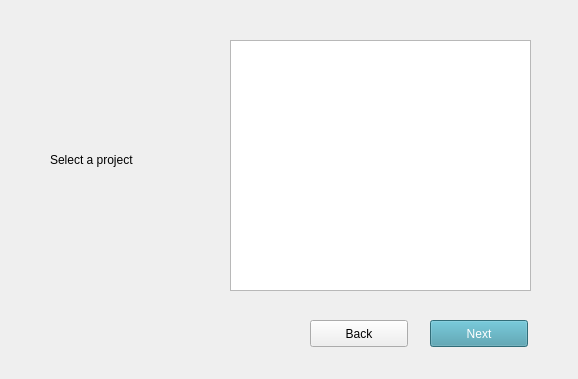
<?xml version="1.0" encoding="UTF-8"?>
<ui version="4.0">
 <class>projectForm</class>
 <widget class="QWidget" name="projectForm">
  <property name="geometry">
   <rect>
    <x>0</x>
    <y>0</y>
    <width>578</width>
    <height>379</height>
   </rect>
  </property>
  <property name="windowTitle">
   <string>Form</string>
  </property>
  <widget class="QPushButton" name="secondBackBtn">
   <property name="geometry">
    <rect>
     <x>310</x>
     <y>320</y>
     <width>98</width>
     <height>27</height>
    </rect>
   </property>
   <property name="text">
    <string>Back</string>
   </property>
  </widget>
  <widget class="QLabel" name="label">
   <property name="geometry">
    <rect>
     <x>50</x>
     <y>150</y>
     <width>141</width>
     <height>20</height>
    </rect>
   </property>
   <property name="text">
    <string>Select a project</string>
   </property>
  </widget>
  <widget class="QPushButton" name="ThirdNextBtn">
   <property name="geometry">
    <rect>
     <x>430</x>
     <y>320</y>
     <width>98</width>
     <height>27</height>
    </rect>
   </property>
   <property name="styleSheet">
    <string notr="true">background: #4499aa; color: white</string>
   </property>
   <property name="text">
    <string>Next</string>
   </property>
  </widget>
  <widget class="QListView" name="listView">
   <property name="geometry">
    <rect>
     <x>230</x>
     <y>40</y>
     <width>301</width>
     <height>251</height>
    </rect>
   </property>
  </widget>
 </widget>
 <resources/>
 <connections/>
</ui>
